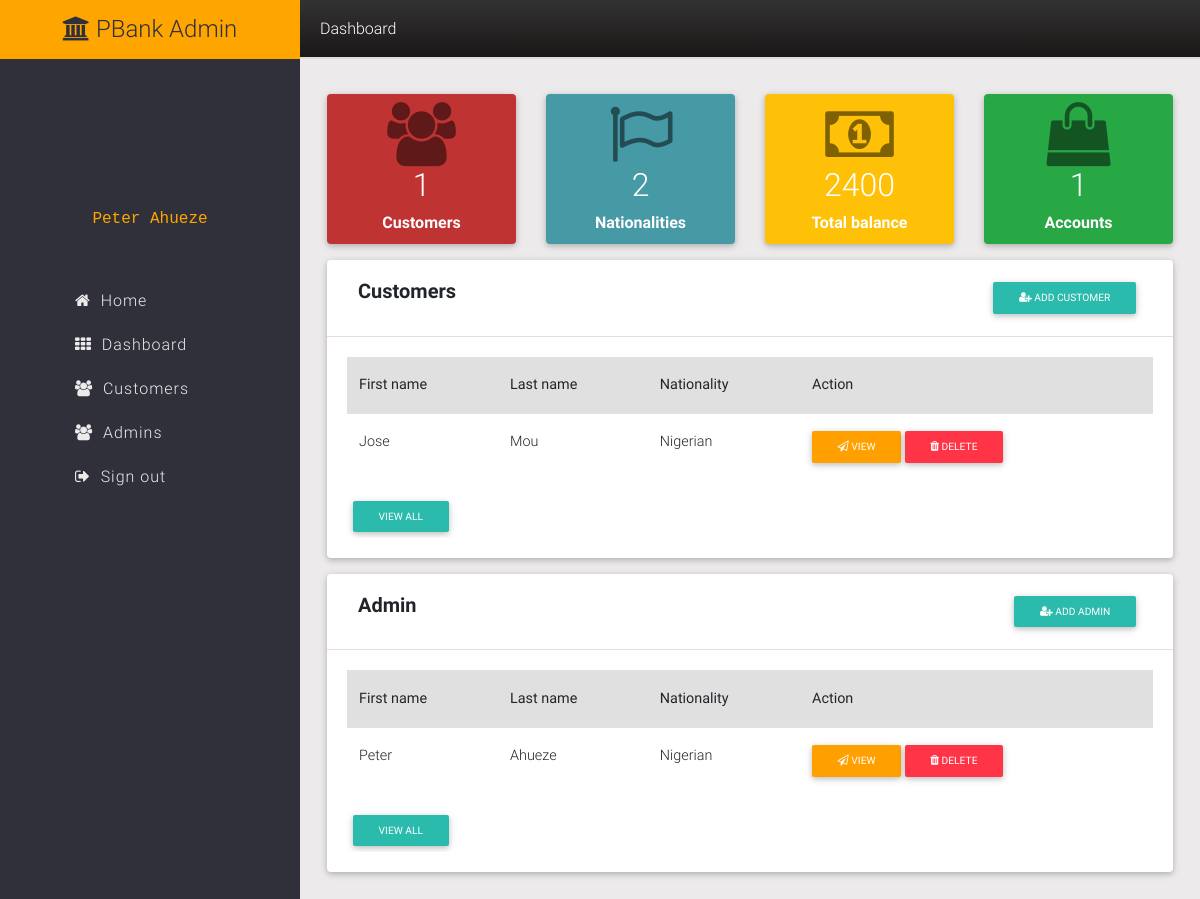
Page /admin/dashboard (signed in) on the earlier database version.
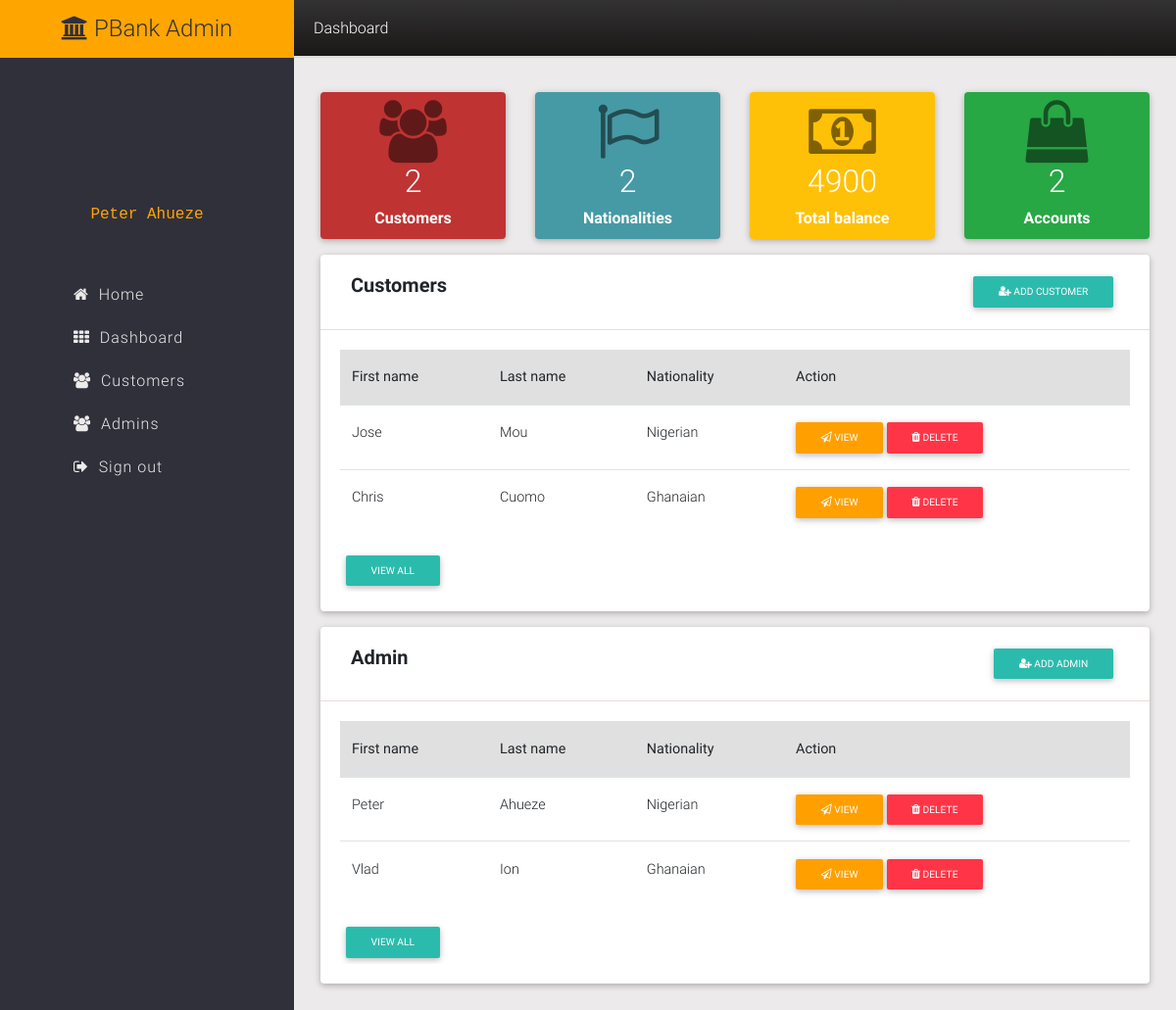
Same page on the later database version.
### loan/models.py (models this page shows)
class Profile(db.Model):
  __tablename__ = 'profiles'
  id = db.Column(db.Integer, primary_key=True)
  firstname = db.Column(db.String(50))
  middlename = db.Column(db.String(50))
  lastname = db.Column(db.String(50))
  gender = db.Column(db.String(1))
  nationality = db.Column(db.String(100))
  profile_image = db.Column(
      db.String(20), nullable=False, default='default.jpg')
  user_id = db.Column(db.Integer, db.ForeignKey('users.id', ondelete='CASCADE'), nullable=False)

### loan/routes.py (the view)
@app.route('/admin/dashboard')
@roles_required('Admin')
def admin_dashboard():
  profile = Profile.query.filter_by(id = current_user.id).all()
  customers = getAllCustomers(4)
  admins = getAllAdmins('all')
  customer_number = Account.query.count()
  accounts = Account.query.all()
  balance_sum = 0
  for account in accounts:
    balance_sum += account.balance
  return render_template(
    'admin_dashboard.html',
    profile=profile[0],
    customers=customers,
    admins=admins,
    customer_number=customer_number,
    balance_sum=balance_sum)

### loan/routes.py (called while the page is built)
def getAllCustomers(num):
    users_profiles = Profile.query.all()
    users = User.query.all()
    customer_ids = []
    customers = []
    for user in users:
      for role in user.roles:
        if role.name == 'Customer':
          customer_ids.append(user.id)
    for user_profile in users_profiles:
      if num == 'all':
        for id in customer_ids:
          if user_profile.user_id == id:
            customers.append(user_profile)
      else:
        for id in customer_ids[:num]:
          if user_profile.user_id == id:
            customers.append(user_profile)
    return customers

def getAllAdmins(num):
  users_profiles = Profile.query.all()
  users = User.query.all()
  admin_ids = []
  admins = []
  for user in users:
    for role in user.roles:
      if role.name == 'Admin':
        admin_ids.append(user.id)
  for user_profile in users_profiles:
    if num == 'all':
      for id in admin_ids:
        if user_profile.user_id == id:
          admins.append(user_profile)
    else:
      for id in admin_ids[:num]:
        if user_profile.user_id == id:
          admins.append(user_profile)
  return admins

### loan/templates/admin_dashboard.html (shortened to what the changed rows need)
{% extends 'admin_layout.html' %}
{% block content %}
  <div style="padding: 3%;">
    <div class="row">
      <div class="col-xl-3">
        <div class="card pt-2" style="height: 150px; background: rgb(192, 51, 51); text-align: center;">
          <span class="fa fa-users fa-4x" style="color: rgba(0, 0, 0, 0.5)"></span>
          <h2 style="color: white;">{{ customer_number }}</h2>
          <h6 style="font-weight: bold; color: white;">Customers</h6>
        </div>
      </div>
      <div class="col-xl-3">
        <div class="card pt-2" style="height: 150px; background: rgb(70, 154, 165); text-align: center;">
          <h2 style="color: white;">2</h2>
        </div>
      </div>
      <div class="col-xl-3">
        <div class="card pt-2" style="height: 150px; background: #ffc107; text-align: center;">
          <span class="fa fa-money fa-4x" style="color: rgba(0, 0, 0, 0.5)"></span>
          <h2 style="color: white;">{{ balance_sum }}</h2>
          <h6 style="font-weight: bold; color: white;">Total balance</h6>
        </div>
      </div>
      <div class="col-xl-3">
        <div class="card pt-2" style="height: 150px; background: #28a745; text-align: center;">
          <span class="fa fa-shopping-bag fa-4x" style="color: rgba(0, 0, 0, 0.5)"></span>
          <h2 style="color: white;">{{ customer_number }}</h2>
          <h6 style="font-weight: bold; color: white;">Accounts</h6>
        </div>
      </div>
    </div>
    <div class="mt-3">
      <div class="card">
        <div class="card-body">
          <div class="table-responsive text-nowrap">
            <table class="table">
              <thead class="grey lighten-2">
                <tr>
                  <th scope="col">First name</th>
                  <th scope="col">Last name</th>
                  <th scope="col">Nationality</th>
                  <th scope="col">Action</th>
                </tr>
              </thead>
              <tbody>
                {% for customer in customers %}
                  <tr>
                    <td>{{ customer.firstname }}</td>
                    <td>{{ customer.lastname }}</td>
                    <td>{{ customer.nationality }}</td>
                    <td>
                      <a href="{{ url_for('admin_customer_id', user_id = customer.user_id) }}" class="btn btn-amber btn-sm"><span class="fa fa-paper-plane-o"></span> View</a>
                      <a href="{{ url_for('admin_remove_user_confirmation', user_id = customer.user_id) }}" class="btn btn-danger btn-sm"><span class="fa fa-trash"></span> Delete</a>
                    </td>
                  </tr>
                {% endfor %}
              </tbody>
            </table>
          </div>
        </div>
      </div>
    </div>
    <div class="mt-3">
      <div class="card">
        <div class="card-body">
          <div class="table-responsive text-nowrap">
            <table class="table">
              <thead class="grey lighten-2">
                <tr>
                  <th scope="col">First name</th>
                  <th scope="col">Last name</th>
                  <th scope="col">Nationality</th>
                  <th scope="col">Action</th>
                </tr>
              </thead>
              <tbody>
                {% for admin in admins %}
                  <tr>
                    <td>{{ admin.firstname }}</td>
                    <td>{{ admin.lastname }}</td>
                    <td>{{ admin.nationality }}</td>
                    <td>
                      <a href="{{ url_for('admin_admin_user_id', user_id = admin.user_id) }}" class="btn btn-amber btn-sm"><span class="fa fa-paper-plane-o"></span> View</a>
                      <a href="{{ url_for('admin_remove_user_confirmation', user_id = admin.user_id) }}" class="btn btn-danger btn-sm"><span class="fa fa-trash"></span> Delete</a>
                    </td>
                  </tr>
                {% endfor %}
              </tbody>
            </table>
          </div>
        </div>
      </div>
    </div>
  </div>
{% endblock content %}

### loan/templates/admin_layout.html (shortened to what this page needs)
<!DOCTYPE html>
<html lang="en">
<head>
  <link rel="stylesheet" href="{{ url_for('static', filename='mdbootstrap/css/bootstrap.min.css') }}">
  <link rel="stylesheet" href="{{ url_for('static', filename='mdbootstrap/css/mdb.min.css') }}">
  <link rel="stylesheet" href="{{ url_for('static', filename='font-awesome/css/font-awesome.min.css') }}">
  <link rel="stylesheet" href="{{ url_for('static', filename='css/main.css') }}">
</head>
<body>
  <div class="container-fluid">
    <div class="row" style="min-height: 100vh">
      <div class="col-3 p-0" style="background: rgb(48, 48, 59);">
        <h4 style="background: orange; text-align: center; padding: 15px 0; color: rgb(48, 48, 59)"><span class="fa fa-bank"></span> PBank Admin</h4>
        <div class="m-5" style="text-align: center">
          <div style="width: 100px; height: 100px; background: url('../static/images/default.jpg'); border-radius: 50%; margin: 0 auto; background-size: cover;"></div>
          <p style="color: orange; font-family: 'Courier New', Courier, monospace">{{ profile.firstname }} {{ profile.lastname }}</p>
        </div>
        <div class="mt-2" style="padding-left: 25%;">
          <ul class="sideMenuList">
            <li><a href="{{ url_for('home') }}"><span class="fa fa-home"></span>&nbsp;&nbsp;Home</a></li>
            <li><a href="{{ url_for('admin_dashboard') }}"><span class="fa fa-th"></span>&nbsp;&nbsp;Dashboard</a></li>
            <li><a href="{{ url_for('admin_customers') }}"><span class="fa fa-users"></span>&nbsp;&nbsp;Customers</a></li>
            <li><a href="{{ url_for('admin_admins') }}"><span class="fa fa-users"></span>&nbsp;&nbsp;Admins</a></li>
            <li><a href="{{ url_for('user.logout') }}"><span class="fa fa-sign-out"></span>&nbsp;&nbsp;Sign out</a></li>
          </ul>
        </div>
      </div>
      <div class="col-9 p-0" style="background: rgb(236, 234, 234)">
        <div style="padding: 19px 20px; color: white; background: linear-gradient(rgb(51, 50, 50), rgb(26, 23, 23)); border-bottom: 2px solid rgb(223, 220, 220);">
          <h6 style="padding: 0; margin: 0;">Dashboard</h6>
        </div>
        <div class="container pt-2">
        </div>
        {% block content %}
        {% endblock content %}
      </div>
    </div>
  </div>
</body>
</html>

Differences in the rows shown:
added Profile: firstname "Chris", lastname "Cuomo", nationality "Ghanaian", shown under "Accounts"
added Profile: firstname "Vlad", lastname "Ion", nationality "Ghanaian"
Other differences:
{{ customer_number }}: "1" → "2"
{{ balance_sum }}: "2400" → "4900"
